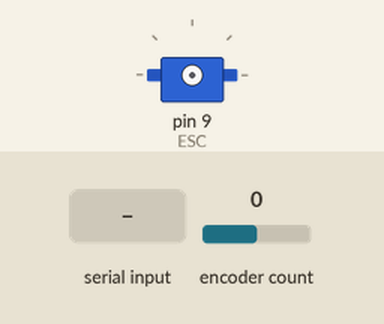
A sketch run on a simulated Arduino Uno, built with avr-gcc and run on an emulated ATmega328P. Parts: servo. Inputs (shaded band) come from the test bench; at power-on: encoder count 0.

Above: at 0.1 s.
At 20.2 s:
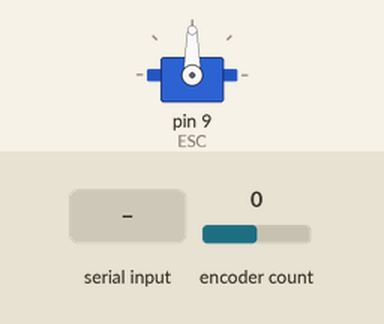
20.3 s: "1" received over Serial
At 20.8 s:
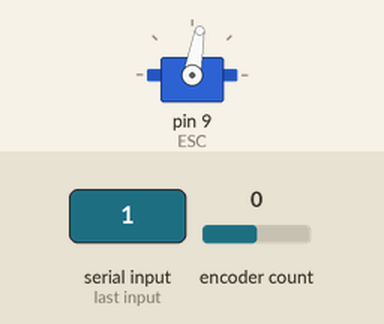
Timing chart, 0 to 23.3 s (numbered marks = the images above; inputs shaded):
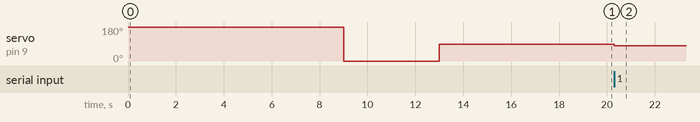

Measured:
- after the input at 20.3 s, servo on pin 9 (ESC): 90° → 80° at once

The sketch:

spoolLine.ino
```cpp
#define ENCODER_OPTIMIZE_INTERRUPTS

#include <Servo.h>
#include <Encoder.h>
Servo ESC; //Create ESC object
Encoder winchEncoder(3,2); //Create encoder object
void setup() {
  // put your setup code here, to run once:
  Serial.begin(9600);
  delay(5000); //Ensure the winch is powered on before calibration sequence begins //Increase for final revision
  ESC.attach(9);//Begin calibration sequence
  ESC.write(180);
  delay(4000);
  ESC.write(0);
  delay(4000);
  ESC.write(90);
  delay(6000);
}

void loop() {
  // put your main code here, to run repeatedly:
  while(!Serial.available());
  ESC.write(80);


}
```
